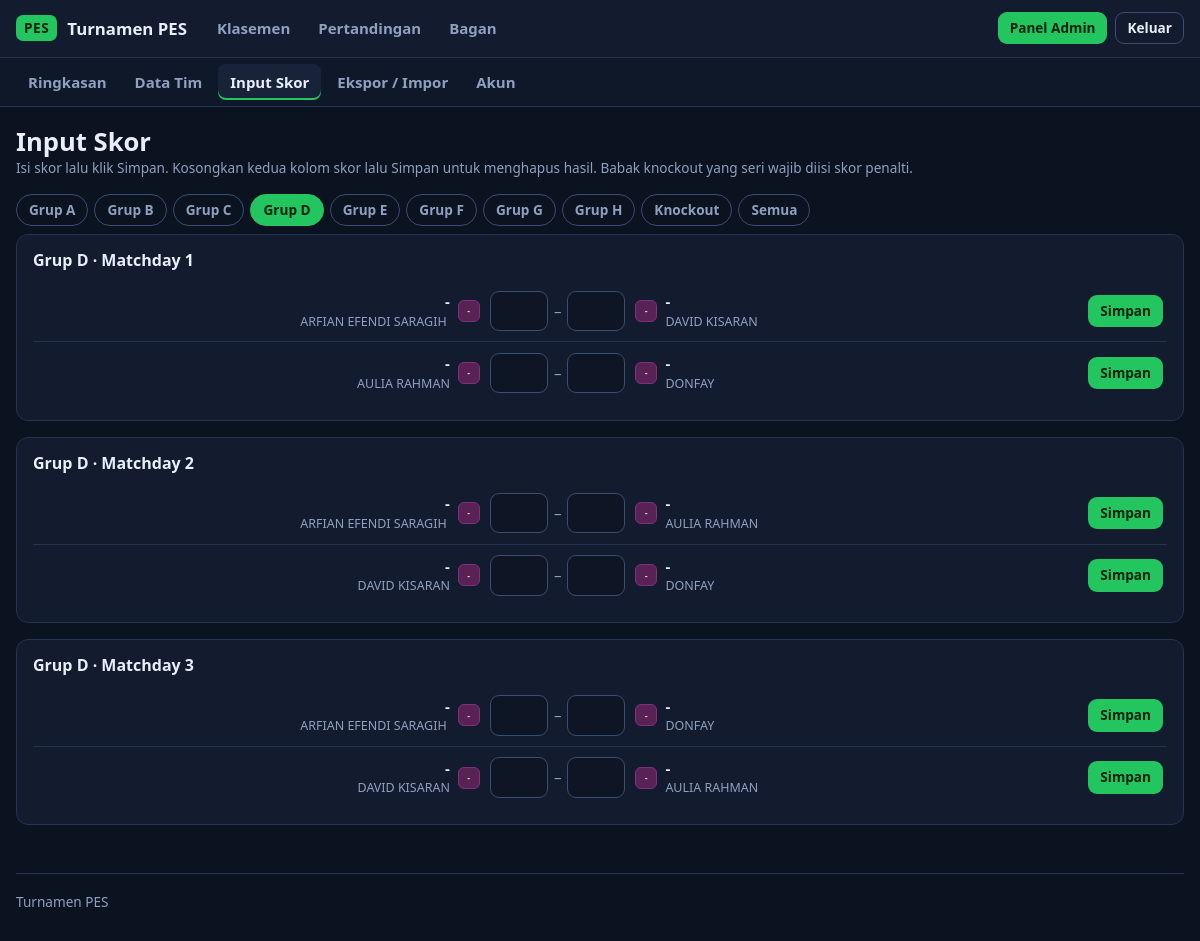
The app's page /admin/skor.php?f=D (signed in) with its own data.
### tables this page shows
CREATE TABLE matches (
            id         INTEGER PRIMARY KEY AUTOINCREMENT,
            stage      TEXT NOT NULL,              -- G, R16, QF, SF, F
            grp        TEXT NOT NULL DEFAULT '',   -- huruf grup (kosong untuk knockout)
            round      INTEGER NOT NULL,           -- matchday (grup) / urutan babak (knockout)
            slot       INTEGER NOT NULL,           -- nomor pertandingan dalam grup / babak
            home_id    INTEGER REFERENCES teams(id) ON DELETE SET NULL,
            away_id    INTEGER REFERENCES teams(id) ON DELETE SET NULL,
            home_score INTEGER,
            away_score INTEGER,
            home_pen   INTEGER,                    -- skor adu penalti (knockout seri)
            away_pen   INTEGER,
            UNIQUE (stage, grp, slot)
        );

CREATE TABLE teams (
            id         INTEGER PRIMARY KEY AUTOINCREMENT,
            player     TEXT NOT NULL,
            name       TEXT NOT NULL,
            logo       TEXT,
            grp        TEXT NOT NULL,
            created_at TEXT NOT NULL DEFAULT CURRENT_TIMESTAMP
        );

### app/db.php (called while the page is built, shortened)
<?php
function db(): PDO
{
    static $pdo = null;
    if ($pdo instanceof PDO) {
        return $pdo;
    }
    $pdo = new PDO('sqlite:' . DB_FILE, null, null, [
        PDO::ATTR_ERRMODE            => PDO::ERRMODE_EXCEPTION,
        PDO::ATTR_DEFAULT_FETCH_MODE => PDO::FETCH_ASSOC,
        PDO::ATTR_TIMEOUT            => 5,
    ]);
    $pdo->exec('PRAGMA foreign_keys = ON');
    $pdo->exec("
        CREATE TABLE IF NOT EXISTS admins (
            id            INTEGER PRIMARY KEY AUTOINCREMENT,
            username      TEXT NOT NULL UNIQUE,
            password_hash TEXT NOT NULL
        );
        CREATE TABLE IF NOT EXISTS teams (
            id         INTEGER PRIMARY KEY AUTOINCREMENT,
            player     TEXT NOT NULL,
            name       TEXT NOT NULL,
            logo       TEXT,
            grp        TEXT NOT NULL,
            created_at TEXT NOT NULL DEFAULT CURRENT_TIMESTAMP
        );
        CREATE TABLE IF NOT EXISTS matches (
            id         INTEGER PRIMARY KEY AUTOINCREMENT,
            stage      TEXT NOT NULL,              -- G, R16, QF, SF, F
            grp        TEXT NOT NULL DEFAULT '',   -- huruf grup (kosong untuk knockout)
            round      INTEGER NOT NULL,           -- matchday (grup) / urutan babak (knockout)
            slot       INTEGER NOT NULL,           -- nomor pertandingan dalam grup / babak
            home_id    INTEGER REFERENCES teams(id) ON DELETE SET NULL,
            away_id    INTEGER REFERENCES teams(id) ON DELETE SET NULL,
            home_score INTEGER,
            away_score INTEGER,
            home_pen   INTEGER,                    -- skor adu penalti (knockout seri)
            away_pen   INTEGER,
            UNIQUE (stage, grp, slot)
        );
        CREATE TABLE IF NOT EXISTS login_attempts (
            ip TEXT    NOT NULL,
            ts INTEGER NOT NULL
        );
    ");
    return $pdo;
}

### app/tournament.php (called while the page is built, shortened)
<?php
function teams_all(): array
{
    $out = [];
    foreach (db()->query('SELECT * FROM teams ORDER BY grp, id')->fetchAll() as $t) {
        $out[(int) $t['id']] = $t;
    }
    return $out;
}
function matches_all(): array
{
    return db()->query("
        SELECT * FROM matches
        ORDER BY CASE stage WHEN 'G' THEN 0 WHEN 'R16' THEN 1 WHEN 'QF' THEN 2 WHEN 'SF' THEN 3 ELSE 4 END,
                 grp, round, slot
    ")->fetchAll();
}
function match_played(array $m): bool
{
    return $m['home_score'] !== null && $m['away_score'] !== null;
}

### public/admin/skor.php (the view, shortened to what this page needs)
<?php
require __DIR__ . '/../../app/web.php';
$f = (string) ($_GET['f'] ?? ($_POST['f'] ?? 'A'));
$teams   = teams_all();
$matches = matches_all();
$sections = [];
foreach ($matches as $m) {
    if (in_array($f, GROUPS, true) && !($m['stage'] === 'G' && $m['grp'] === $f)) continue;
    $key = $m['stage'] === 'G' ? 'Grup ' . $m['grp'] . ' · Matchday ' . $m['round'] : STAGE_LABEL[$m['stage']];
    $sections[$key][] = $m;
}
page_header('Input Skor', 'admin-skor');
?>
<div class="head-row">
  <div>
    <h1>Input Skor</h1>
    <div class="muted small">Isi skor lalu klik Simpan. Kosongkan kedua kolom skor lalu Simpan untuk menghapus hasil. Babak knockout yang seri wajib diisi skor penalti.</div>
  </div>
</div>
<div class="filters">
  <?php foreach (GROUPS as $g): ?>
    <a class="chip <?= $f === $g ? 'on' : '' ?>" href="?f=<?= $g ?>">Grup <?= $g ?></a>
  <?php endforeach; ?>
  <a class="chip <?= $f === 'KO' ? 'on' : '' ?>" href="?f=KO">Knockout</a>
  <a class="chip <?= $f === 'all' ? 'on' : '' ?>" href="?f=all">Semua</a>
</div>
<?php foreach ($sections as $title => $list): ?>
  <section class="card">
    <h3><?= h($title) ?></h3>
    <?php foreach ($list as $m):
        $home = $teams[(int) $m['home_id']] ?? null;
        $away = $teams[(int) $m['away_id']] ?? null;
        $ready = $home && $away;
        $played = match_played($m);
    ?>
      <form method="post" class="score-row" id="m<?= (int) $m['id'] ?>">
        <div class="t home">
          <span><?= $home ? h($home['name']) . '<small class="muted" style="display:block;font-size:.78rem;font-weight:400">' . h($home['player']) . '</small>' : '<em class="tbd">' . h(slot_label($m, 'home')) . '</em>' ?></span>
          <?= logo_html($home, 'logo sm') ?>
        </div>
        <div class="inputs">
          <input type="number" name="hs" min="0" max="99" inputmode="numeric" aria-label="Skor <?= h($home ? $home['name'] . ' (' . $home['player'] . ')' : 'tuan rumah') ?>"
                 value="<?= $played ? (int) $m['home_score'] : '' ?>" <?= $ready ? '' : 'disabled' ?>>
          <span class="muted">–</span>
          <input type="number" name="as" min="0" max="99" inputmode="numeric" aria-label="Skor <?= h($away ? $away['name'] . ' (' . $away['player'] . ')' : 'tamu') ?>"
                 value="<?= $played ? (int) $m['away_score'] : '' ?>" <?= $ready ? '' : 'disabled' ?>>
        </div>
        <div class="t">
          <?= logo_html($away, 'logo sm') ?>
          <span><?= $away ? h($away['name']) . '<small class="muted" style="display:block;font-size:.78rem;font-weight:400">' . h($away['player']) . '</small>' : '<em class="tbd">' . h(slot_label($m, 'away')) . '</em>' ?></span>
        </div>
        <div class="save-cell">
          <button class="small<?= $played ? ' ghost' : '' ?>" <?= $ready ? '' : 'disabled' ?>><?= $played ? 'Ubah' : 'Simpan' ?></button>
        </div>
      </form>
    <?php endforeach; ?>
  </section>
<?php endforeach; ?>
<?php page_footer();

### app/web.php (shortened to what this page needs)
<?php
require __DIR__ . '/db.php';
require __DIR__ . '/tournament.php';
function h(?string $s): string
{
    return htmlspecialchars((string) $s, ENT_QUOTES | ENT_SUBSTITUTE, 'UTF-8');
}
function take_flash(): ?array
{
    $f = $_SESSION['flash'] ?? null;
    return $f;
}
function csrf_token(): string
{
    return $_SESSION['csrf'];
}
function csrf_field(): string
{
    return '<input type="hidden" name="_csrf" value="' . h(csrf_token()) . '">';
}
function is_admin(): bool
{
    return !empty($_SESSION['admin_id']);
}
function page_header(string $title, string $active = ''): void
{
    $monitor = isset($_GET['monitor']) && !str_starts_with($active, 'admin');
    $css     = BASE . '/assets/style.css?v=' . (int) @filemtime(__DIR__ . '/../public/assets/style.css');
    $nav = [
        'klasemen'    => ['/index.php', 'Klasemen'],
        'pertandingan' => ['/pertandingan.php', 'Pertandingan'],
        'bagan'       => ['/bagan.php', 'Bagan'],
    ];
    echo '<!doctype html><html lang="id"><head><meta charset="utf-8">';
    echo '<link rel="stylesheet" href="' . h($css) . '"></head>';
    echo '<body class="' . ($monitor ? 'monitor' : '') . '">';
    echo '<header class="top"><div class="wrap bar">';
    echo '<a class="brand" href="' . h(BASE . '/index.php') . '"><span class="brand-mark">PES</span>' . h(APP_NAME) . '</a>';
    if ($monitor) {
        $self = strtok((string) ($_SERVER['REQUEST_URI'] ?? ''), '?');
        $qs   = $_GET;
        unset($qs['monitor']);
        $exit = $self . ($qs ? '?' . http_build_query($qs) : '');
        echo '<span class="muted small">Auto-refresh tiap 30 detik</span>';
        echo '<a class="btn ghost small" href="' . h($exit) . '">Keluar mode layar</a>';
    } else {
        echo '<nav>';
        foreach ($nav as $key => [$href, $label]) {
            echo '<a href="' . h(BASE . $href) . '"' . ($active === $key ? ' class="on"' : '') . '>' . h($label) . '</a>';
        }
        echo '</nav><div class="auth">';
        if (is_admin()) {
            echo '<a class="btn small" href="' . h(BASE . '/admin/index.php') . '">Panel Admin</a>';
            echo '<form method="post" action="' . h(BASE . '/logout.php') . '">' . csrf_field() . '<button class="btn ghost small">Keluar</button></form>';
        } else {
            echo '<a class="btn ghost small" href="' . h(BASE . '/login.php') . '">Login Admin</a>';
        }
        echo '</div>';
    }
    echo '</div>';
    if (is_admin() && str_starts_with($active, 'admin')) {
        $sub = [
            'admin'        => ['/admin/index.php', 'Ringkasan'],
            'admin-tim'    => ['/admin/tim.php', 'Data Tim'],
            'admin-skor'   => ['/admin/skor.php', 'Input Skor'],
            'admin-backup' => ['/admin/backup.php', 'Ekspor / Impor'],
            'admin-akun'   => ['/admin/akun.php', 'Akun'],
        ];
        echo '<div class="subnav"><div class="wrap">';
        foreach ($sub as $key => [$href, $label]) {
            echo '<a href="' . h(BASE . $href) . '"' . ($active === $key ? ' class="on"' : '') . '>' . h($label) . '</a>';
        }
        echo '</div></div>';
    }
    echo '</header><main class="wrap">';
}
function page_footer(): void
{
    echo '</main><footer class="wrap foot muted small">' . h(APP_NAME) . '</footer></body></html>';
}
function logo_html(?array $t, string $cls = 'logo'): string
{
    $hue = crc32((string) $t['name']) % 360;
    return '<span class="' . $cls . ' logo-ini" style="--hue:' . $hue . '">' . h(mb_strtoupper(mb_substr((string) $t['name'], 0, 2))) . '</span>';
}

### public/assets/style.css (style rules this page uses)
:root { --bg: #0b1220; --panel: #131c2e; --panel2: #18233a; --line: #243350; --line2: #3a4d72; --text: #e8eefc; --muted: #8fa0bf; --accent: #22c55e; --accent-dim: rgba(34, 197, 94, .14); --blue: #38bdf8; --warn: #f59e0b; --danger: #ef4444; --radius: 12px; }
* { box-sizing: border-box; }
html { -webkit-text-size-adjust: 100%; }
body { margin: 0; background: var(--bg); color: var(--text); font: 15px/1.5 system-ui, -apple-system, "Segoe UI", Roboto, sans-serif; min-height: 100vh; }
a { color: var(--blue); text-decoration: none; }
h1, h2, h3 { line-height: 1.2; margin: 0 0 .6rem; }
h1 { font-size: 1.6rem; }
h3 { font-size: 1rem; }
.muted { color: var(--muted); }
.small { font-size: .85rem; }
.wrap { width: min(1180px, 100% - 32px); margin-inline: auto; }
main.wrap { padding: 20px 0 48px; }
.foot { padding: 18px 0 28px; border-top: 1px solid var(--line); }
.top { background: var(--panel); border-bottom: 1px solid var(--line); position: sticky; top: 0; z-index: 10; }
.bar { display: flex; align-items: center; gap: 18px; flex-wrap: wrap; padding: 10px 0; }
.brand { display: flex; align-items: center; gap: 10px; font-weight: 700; color: var(--text); font-size: 1.05rem; }
.brand-mark { background: var(--accent); color: #04230f; font-weight: 800; letter-spacing: .04em; padding: 3px 8px; border-radius: 7px; font-size: .85rem; }
.top nav { display: flex; gap: 4px; flex: 1; flex-wrap: wrap; }
.top nav a, .subnav a { color: var(--muted); padding: 7px 12px; border-radius: 8px; font-weight: 600; }
.top nav a.on, .subnav a.on { color: var(--text); background: var(--panel2); box-shadow: inset 0 -2px 0 var(--accent); }
.auth { display: flex; gap: 8px; align-items: center; }
.auth form { margin: 0; }
.subnav { border-top: 1px solid var(--line); background: #0f1829; }
.subnav .wrap { display: flex; gap: 4px; padding: 6px 0; flex-wrap: wrap; }
.btn, button { font: inherit; font-weight: 600; cursor: pointer; background: var(--accent); color: #04230f; border: 1px solid transparent; padding: 8px 14px; border-radius: 9px; display: inline-block; }
.btn.ghost, button.ghost { background: transparent; color: var(--text); border-color: var(--line2); }
.btn.small, button.small { padding: 5px 11px; font-size: .85rem; }
input[type=text], input[type=password], input[type=number], input[type=file], select { width: 100%; font: inherit; color: var(--text); background: #0e1626; border: 1px solid var(--line2); border-radius: 9px; padding: 9px 11px; }
.card { background: var(--panel); border: 1px solid var(--line); border-radius: var(--radius); padding: 16px; }
.card + .card { margin-top: 16px; }
.head-row { display: flex; align-items: flex-end; justify-content: space-between; gap: 12px; flex-wrap: wrap; margin-bottom: 16px; }
.head-row h1 { margin: 0; }
.logo { width: 32px; height: 32px; border-radius: 8px; object-fit: contain; background: #0e1626; flex: none; }
.logo.sm { width: 22px; height: 22px; border-radius: 6px; }
.logo-ini { display: inline-grid; place-items: center; font-weight: 800; font-size: .72rem; letter-spacing: .02em; color: hsl(var(--hue, 210) 80% 85%); background: hsl(var(--hue, 210) 45% 24%); border: 1px solid hsl(var(--hue, 210) 45% 35%); }
.logo.sm.logo-ini { font-size: .56rem; }
.filters { display: flex; flex-wrap: wrap; gap: 6px; margin-bottom: 8px; }
.chip { padding: 5px 12px; border-radius: 99px; border: 1px solid var(--line2); color: var(--muted); font-weight: 600; font-size: .85rem; }
.chip.on { background: var(--accent); border-color: var(--accent); color: #04230f; }
.score-row { display: grid; grid-template-columns: 1fr auto 1fr auto; gap: 10px; align-items: center; padding: 10px 4px; border-bottom: 1px solid var(--line); }
.score-row:last-child { border-bottom: 0; }
.score-row .t { display: flex; align-items: center; gap: 8px; min-width: 0; font-weight: 600; }
.score-row .t.home { justify-content: flex-end; text-align: right; }
.score-row .inputs { display: flex; align-items: center; gap: 6px; }
.score-row input[type=number] { width: 58px; text-align: center; padding: 8px 4px; font-weight: 700; }

### records on screen
matches: home.name "-", home.player "ARFIAN EFENDI SARAGIH", home.name "- -", away.name "-", away.player "DAVID KISARAN", shows "Simpan"
matches: home.name "-", home.player "AULIA RAHMAN", home.name "- -", away.name "-", away.player "DONFAY", shows "Simpan"
matches: home.name "-", home.player "ARFIAN EFENDI SARAGIH", home.name "- -", away.name "-", away.player "AULIA RAHMAN", shows "Simpan"
matches: home.name "-", home.player "DAVID KISARAN", home.name "- -", away.name "-", away.player "DONFAY", shows "Simpan"
matches: home.name "-", home.player "ARFIAN EFENDI SARAGIH", home.name "- -", away.name "-", away.player "DONFAY", shows "Simpan"
matches: home.name "-", home.player "DAVID KISARAN", home.name "- -", away.name "-", away.player "AULIA RAHMAN", shows "Simpan"

### other values on screen
APP_NAME "Turnamen PES"
$label "Klasemen"
$label "Pertandingan"
$label "Bagan"
$label "Ringkasan"
$label "Data Tim"
$label "Input Skor"
$label "Ekspor / Impor"
$label "Akun"
$g "A"
$g "B"
$g "C"
$g "D"
$g "E"
$g "F"
